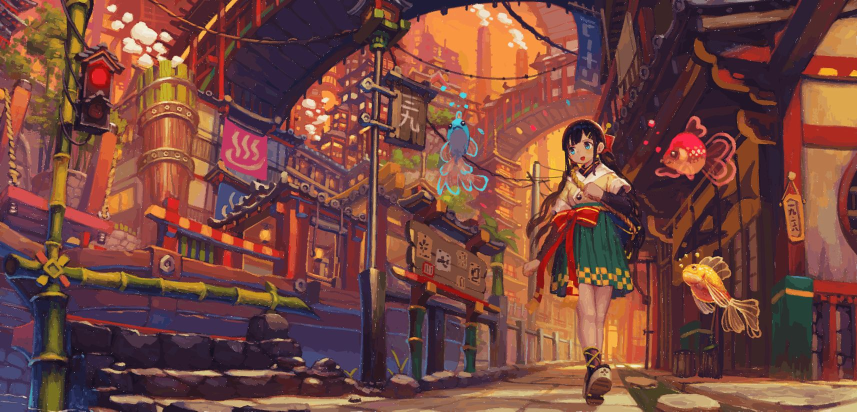
#> input picture city_image.jpg, 1714 x 823 px (shown at 1/2 size)
$ python -i fmmt_certified.py   (imports and definitions only)
#> lines starting #> are read from the running program, lines starting #| are printed output that depends on the picture
#!/usr/bin/env python3
"""FMMT-2D with cross-predictive certified support birth.

A blind grayscale denoiser designed around one transported probabilistic state,
not a bank of named noise models.

Core idea
---------
1. Build a robust transport-derived provisional chart x0 from the full local
   intensity distribution.
2. Before x0 becomes geometry, independently held-out observation lattices
   certify coarse support and fine ancestry. Unsupported coarse support is
   allowed one bounded conservative evolution; hard-boundary censoring reduces
   the authority of this witness rather than forcing a noise label.
3. Estimate a robust local residual scale from y-x0.
4. Define an 8-neighbour discrete eikonal metric. Supported contrast retains
   the ordinary FMMT crossing cost; unsupported contrast is cheaper to cross,
   so an unverified bootstrap pit cannot become a hereditary barrier.
5. Every anchor carries TWO full empirical measures on the SAME ordered fronts:
      pi_a(x): latent-signal proposal measure
      nu_a(n): residual/noise measure
   They are transported with exp(-geodesic_distance/tau) attenuation.
6. Couple the transported measures through the additive observation equation:
      p_i(x | y_i) proportional to Pi_i(x) * Nu_i(y_i - x)
   No Gaussian/Poisson/impulse/speckle branch exists.
7. The Bayes action is the posterior mean. Posterior entropy controls inertia:
   uncertain transported state cannot overwrite the bootstrap aggressively.

The fast-marching backend is exact shortest-path transport on an 8-neighbour
weighted graph (Dijkstra's ordered method), i.e. a discrete eikonal model. It is
not a subpixel continuous-grid Sethian FMM solver; that distinction is explicit.

Dependencies: numpy, scipy, Pillow, numba
Benchmark additionally requires scikit-image.
"""
from __future__ import annotations

import argparse
import csv
import json
import math
from functools import lru_cache
from pathlib import Path
import time

try:
    import numba
except ImportError:  # The GUI can still run the reference path without JIT.
    class _NumbaFallback:
        # [9 lines left out: function njit, not called in this run]

    numba = _NumbaFallback()
import numpy as np
from PIL import Image
from scipy import ndimage, sparse
from scipy.signal import fftconvolve
from scipy.sparse.csgraph import dijkstra
from scipy.stats import norm


# -----------------------------------------------------------------------------
# Measure bootstrap: fast separable path-sum approximation used ONLY to obtain
# a robust scalar chart for the later eikonal metric. The final estimator is the
# FMM posterior, not this bootstrap.

# [486 lines left out: functions _geo_axis, _geo_transport, _geo_axis_vectorized_transmission, _geo_edge_transmissions, _geo_axis_vectorized, _geo_transport_vectorized and 19 more, not called in this run]


def denoise_fmmt(image, *, stride=None, bins=24, residual_bins=31,
                  alpha=3.0, packet_ratio=0.4, local_mass=4.0,
                  certify_support=True, support_sweeps=128,
                  support_operator=None, front_batch=None,
                  front_workspace_mib=256.0):
    started = time.perf_counter()
    stage_started = started
    stage_seconds = {}
    y = np.clip(np.asarray(image, np.float64), 0.0, 1.0)
    if y.ndim != 2:
        raise ValueError("FMMT-2D currently expects one grayscale 2-D image")
    h, w = y.shape
    n = h * w
    if front_batch is not None and int(front_batch) < 1:
        raise ValueError("front_batch must be positive")
    if not np.isfinite(front_workspace_mib) or front_workspace_mib <= 0.0:
        raise ValueError("front_workspace_mib must be finite and positive")
    if stride is None:
        stride = max(6, int(round(min(h, w) / 32.0)))

    # 1. Transport-derived bootstrap chart.
    provisional_x0 = _bootstrap_chart(y, bins=48)
    stage_seconds["bootstrap_chart"] = time.perf_counter() - stage_started
    stage_started = time.perf_counter()
    if support_operator is not None:
        x0, barrier_gate, support_diagnostics = support_operator(
            y, provisional_x0)
    elif certify_support:
        x0, barrier_gate, support_diagnostics = _certify_bootstrap_support(
            y, provisional_x0, sweeps=support_sweeps)
    else:
        x0 = provisional_x0
        barrier_gate = None
        support_diagnostics = {
            "support_witness_authority": 0.0,
            "bootstrap_support_sweeps": 0,
        }
    stage_seconds["support_birth"] = time.perf_counter() - stage_started
    stage_started = time.perf_counter()

    # 2. Robust residual scale. The 25th |residual| quantile has a 75% gross
    # contamination breakdown point, useful without naming any noise family.
    residual = y - x0
    scale = ndimage.percentile_filter(np.abs(residual), 25, size=7, mode="reflect")
    scale = scale / norm.ppf(0.625) + 0.004
    scale = np.clip(scale, 0.008, 0.20)
    stage_seconds["residual_scale"] = time.perf_counter() - stage_started
    stage_started = time.perf_counter()

    # 3. Eikonal graph.
    graph = _build_graph(x0, scale, alpha=alpha, barrier_gate=barrier_gate)
    anchors = _anchors(y.shape, stride)
    tau = 0.75 * stride
    if front_batch is None:
        # Dijkstra distance is transformed into attenuation in place, so one
        # float64 per anchor/pixel owns the explicit front workspace. The cap
        # is a representation policy only; changing it cannot alter the
        # estimator.
        workspace_bytes = float(front_workspace_mib) * 1024.0 * 1024.0
        # SciPy's sparse Dijkstra has a shallow optimum: tiny batches repeat
        # setup, while very wide batches lose cache locality on small images.
        # This cap grows only with representation size and remains independent
        # of image content or reconstruction quality.
        cache_batch = max(256, min(1024, n // 128))
        front_batch = max(1, min(
            len(anchors), cache_batch,
            int(workspace_bytes // max(8 * n, 1))))
    front_batch = int(front_batch)
    stage_seconds["eikonal_graph"] = time.perf_counter() - stage_started
    stage_started = time.perf_counter()

    # 4. Packet state. The signal packet's spatial support is not fixed. Its
    # width is the ratio of local latent-signal variation to residual scale.
    # Legitimate high-frequency structure therefore remains point-like; smooth
    # exchangeable regions use a wider empirical signal packet.
    signal_atom = _soft_histogram(x0, bins, 0.0, 1.0, 1)
    signal_local = _soft_histogram(x0, bins, 0.0, 1.0, 5)
    q25 = ndimage.percentile_filter(x0, 25, size=5, mode="reflect")
    q75 = ndimage.percentile_filter(x0, 75, size=5, mode="reflect")
    signal_variation = (q75 - q25) / 1.349
    packet_mix = 1.0 / (1.0 + (signal_variation / (packet_ratio * scale + 0.01)) ** 2)
    signal_packet = ((1.0 - packet_mix[..., None]) * signal_atom
                     + packet_mix[..., None] * signal_local).reshape(n, bins)
    noise_packet = _soft_histogram(residual, residual_bins, -1.0, 1.0, 7).reshape(n, residual_bins)
    stage_seconds["packet_measures"] = time.perf_counter() - stage_started
    stage_started = time.perf_counter()

    # Same fronts, same attenuation, both full measures.
    (transported, transported_noise), front_mass = _joint_transport(
        graph, anchors, [signal_packet, noise_packet], tau=tau,
        batch=int(front_batch),
    )
    stage_seconds["ordered_front_transport"] = time.perf_counter() - stage_started
    stage_started = time.perf_counter()
    transported += local_mass * signal_packet
    transported_noise += local_mass * noise_packet
    front_mass = front_mass + local_mass
    signal_prior = transported / np.maximum(front_mass[:, None], 1e-12)
    noise_law = transported_noise / np.maximum(front_mass[:, None], 1e-12)

    # 5. Nonparametric observation update.
    values = np.linspace(0.0, 1.0, bins)
    candidate_residual = y.ravel()[:, None] - values[None, :]
    likelihood = _interp_residual_law(noise_law, candidate_residual, -1.0, 1.0)
    # A tiny uniform contamination floor prevents zero histogram bins from
    # creating impossible observations; it is not a named noise component.
    likelihood += 0.01 * np.mean(likelihood, axis=1, keepdims=True) + 1e-12
    posterior = signal_prior * likelihood
    posterior /= np.maximum(posterior.sum(axis=1, keepdims=True), 1e-12)

    posterior_mean = (posterior @ values).reshape(h, w)

    # 6. Entropy-controlled state update.
    entropy_norm = (-np.sum(posterior * np.log(posterior + 1e-12), axis=1)
                    / np.log(bins)).reshape(h, w)
    inertia = np.clip(1.5 * (entropy_norm - 0.20), 0.08, 0.60)
    out = inertia * x0 + (1.0 - inertia) * posterior_mean
    stage_seconds["posterior_update"] = time.perf_counter() - stage_started
    stage_seconds["total"] = time.perf_counter() - started

    diagnostics = {
        "backend": "8-neighbor ordered graph fast marching (Dijkstra), discrete eikonal",
        "shape": [int(h), int(w)],
        "stride": int(stride),
        "anchors": int(len(anchors)),
        "front_batch": int(front_batch),
        "front_workspace_mib": float(front_workspace_mib),
        "alpha": float(alpha),
        "travel_tau": float(tau),
        "bins": int(bins),
        "residual_bins": int(residual_bins),
        "residual_scale_median": float(np.median(scale)),
        "signal_packet_local_mix_mean": float(np.mean(packet_mix)),
        "signal_packet_local_mix_median": float(np.median(packet_mix)),
        "posterior_entropy_normalized_mean": float(np.mean(entropy_norm)),
        "inertia_mean": float(np.mean(inertia)),
        "certified_support_birth": bool(certify_support),
        "stage_seconds": stage_seconds,
        **support_diagnostics,
    }
    return np.clip(out, 0.0, 1.0), diagnostics


# -----------------------------------------------------------------------------
# IO and reproducible benchmark.

def _load_gray(path):
    return np.asarray(Image.open(path).convert("L"), np.float64) / 255.0


def _save_gray(path, image):
    Image.fromarray(np.uint8(np.round(np.clip(image, 0, 1) * 255.0))).save(path)


# [105 lines left out: functions _benchmark, main, not called in this run]


# [2 lines not run here, left out]

>>> import cv2
>>> picture = cv2.cvtColor(cv2.imread('../city_image.jpg'), cv2.COLOR_BGR2RGB)
>>> result = denoise_fmmt(picture)
#> in denoise_fmmt, `y = np.clip(np.asarray(image, np.float64), 0.0, 1.0)`:
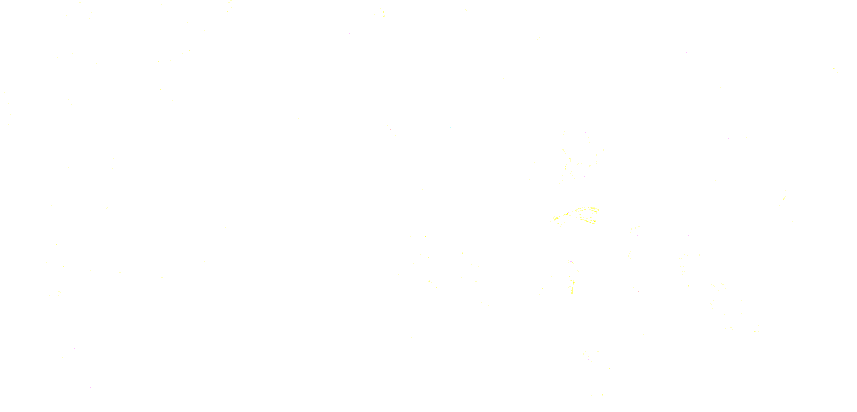
#> y: shape (823, 1714, 3) float64 (shown at 1/2 size); mean R, G, B 1, 1, 1
#> (the run stopped early here; a loop or call above may not have finished)
